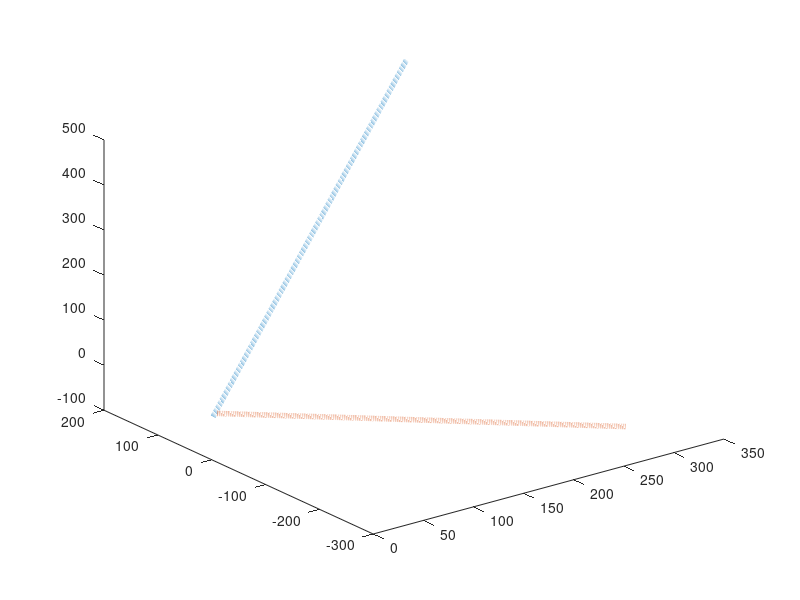

The MATLAB script that drew this image:
clear all
N=1000;
t=linspace(0,100,N+1)';
f=[1+3*t, -1+2*t, -4+5*t];
f2=[4+3*t, -3-2*t, 2-t];
plot3(f(:,1),f(:,2),f(:,3),"linewidth", 4)
hold on
plot3(f2(:,1),f2(:,2),f2(:,3),"linewidth", 4)